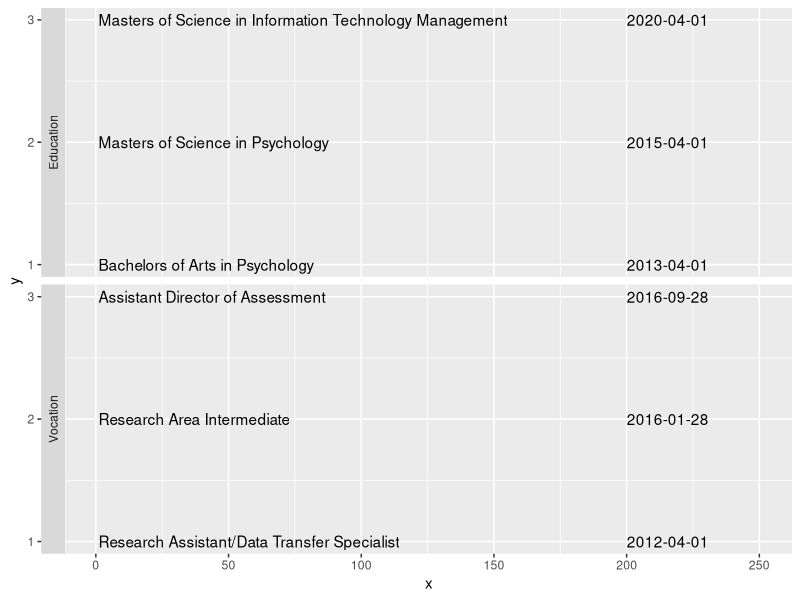

Reproduce this figure in R.
## ---- chunk 1
knitr::opts_chunk$set(echo = TRUE)
library(dplyr)
library(ggplot2)
## ---- chunk 2

cv_df <- data.frame(
  section = c(
    rep("Education",3)
    ,rep("Vocation",3)),
  text = c(
    "Bachelors of Arts in Psychology",
    "Masters of Science in Psychology",
    "Masters of Science in Information Technology Management",
    "Research Assistant/Data Transfer Specialist",
    "Research Area Intermediate",
    "Assistant Director of Assessment"),
  date = c("2013-04-01",
           "2015-04-01",
           "2020-04-01",
           "2012-04-01",
           "2016-01-28",
           "2016-09-28")
) %>%
  group_by(section) %>%
  mutate(y = 1:n())
## ---- chunk 3

ggplot(cv_df,aes(x=1,y=y)) +
  geom_text(aes(label=text),hjust=0) +
  geom_text(aes(label=date,x=200),hjust=0) +
  facet_grid(section~.,switch = 'y') +
  scale_y_continuous(breaks = seq(1:nrow(cv_df))) +
  scale_x_continuous(limits = c(1,250))
